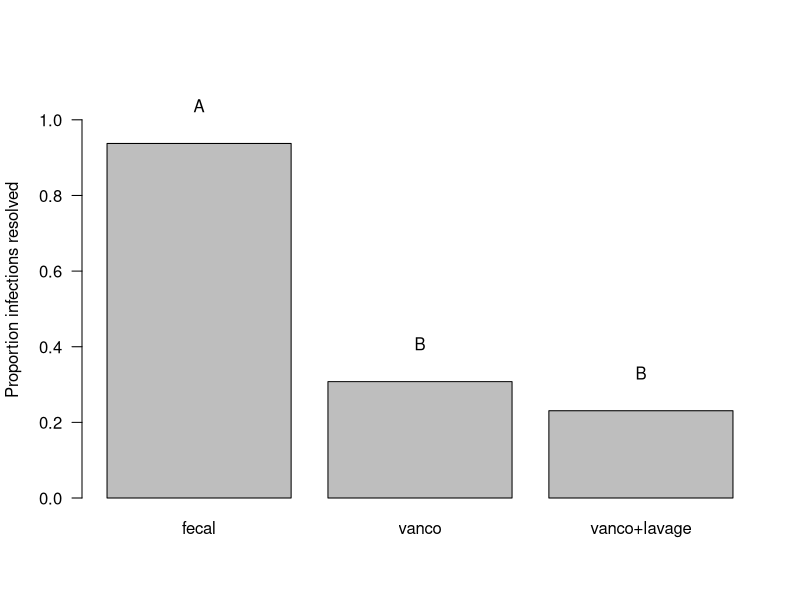

Here is the R script that generated this plot:
#fecal therapy study from van Nood et al. 2013
fecal_data <- data.frame(treatment=c(rep("fecal",16), rep("vanco",13), rep("vanco+lavage",13)), outcome=c(rep(1,15),0,rep(1,4),rep(0,9),rep(1,3),rep(0,10)))

#or you can load the data as a csv file (fecal_data.csv)

#perform an analysis of variance
aov_model <- aov(outcome ~ treatment, data=fecal_data)

#summarize the data
summary(aov_model)

#compare the means for the three groups
aov_data <- TukeyHSD(aov_model)

#calculate the mean for each group
means <- rep(NA, 3)
groups <- c("fecal","vanco","vanco+lavage")

for (i in 1:3){
  means[i] <- mean(fecal_data$outcome[fecal_data$treatment==groups[i]])
}

#make a plot of the data and indicate which groups are different
barx <- barplot(means, col="grey", names=groups, las=1, ylim=c(0,1.1), ylab="Proportion infections resolved")

#write the labels for different statistical groups above each bar
#there are two groups based on the aov_data: A and B
stat_groups <- c("A",rep("B", 2))
text(barx, means+0.1, stat_groups)


